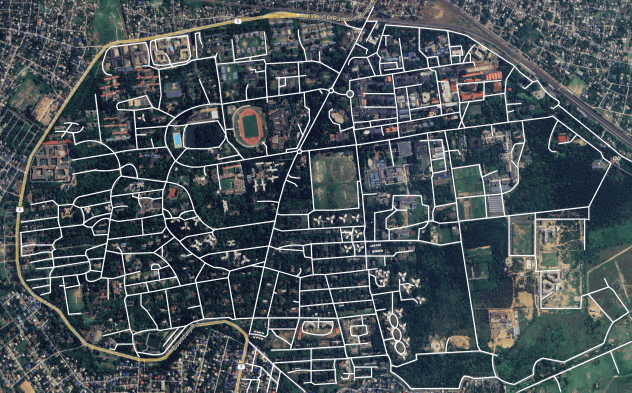
#> input picture WS_Tasks/Task 1/maze.png, 1264 x 785 px, found by its file name (shown at 1/2 size)
$ python Task1.py
#> lines starting #> are read from the running program, lines starting #| are printed output that depends on the picture; after the words box and inside, x2 and y2 are one past the last pixel; in counts of white or black regions, pixels touching at a corner belong together
#Task: Implement PRM on the given maze.

import cv2                              # Import OpenCV for image processing and display
import numpy as np                      # Import NumPy for numerical and array operations
import random                           # Import random module for random sampling

img = cv2.imread(r"maze.png")
#> img is the input picture: shape (785, 1264, 3); mean B, G, R 86.8, 81.8, 72.3
# Read the maze image from the specified file path

img = cv2.resize(img, (400, 400))
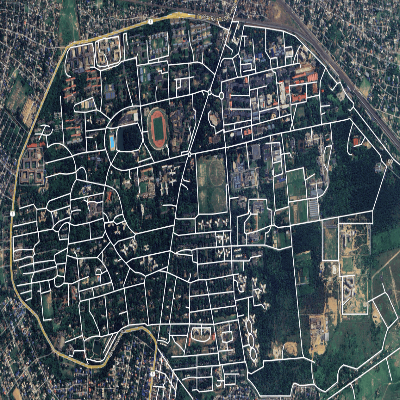
#> img: shape (400, 400, 3); mean B, G, R 86.7, 81.6, 72.2
# Resize the image to 400x400 pixels

gray = cv2.cvtColor(img, cv2.COLOR_BGR2GRAY)
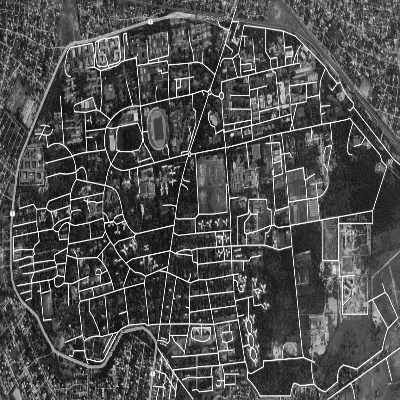
#> gray: shape (400, 400); min 9, max 255, mean 79.4
# Convert the image to grayscale

_, thresh = cv2.threshold(gray, 127, 255, cv2.THRESH_BINARY)
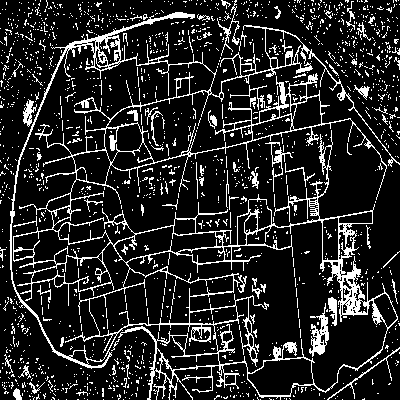
#> thresh: shape (400, 400); 15.2% white in thin lines or dots
# Apply binary thresholding to obtain a free-space (white) and obstacle (black) map

start = (30, 370)                       # Define the start node coordinates
end = (200, 395)                        # Define the end node coordinates
nodes = [start, end]                   # Initialize node list with start and end nodes

while len(nodes) < 100:                # Randomly sample nodes until total nodes = 100
    rx = random.randint(5, 395)        # Random x-coordinate within bounds
    ry = random.randint(5, 395)        # Random y-coordinate within bounds
    if thresh[ry, rx] == 255:
        nodes.append((rx, ry))          # Add node only if it lies in free space
#> after the loop, nodes = 100 pairs, first value 6 to 377, second value 5 to 395

adj = {i: [] for i in range(len(nodes))}
#> adj = 100 items
# Create an adjacency list for each node

for i in range(len(nodes)):             # Loop over all node pairs
    for j in range(i + 1, len(nodes)):
        p1 = nodes[i]
        p2 = nodes[j]

        dist = ((p1[0]-p2[0])**2 + (p1[1]-p2[1])**2)**0.5
        # Compute Euclidean distance between two nodes

        if dist < 100:
            # Consider connecting nodes only if within a distance threshold

            line_img = np.zeros((400, 400), dtype=np.uint8)
            # Create a blank image to test collision along the edge

            cv2.line(line_img, p1, p2, 255, 1)
            # Draw a line between the two nodes

            if not np.any(cv2.bitwise_and(line_img, cv2.bitwise_not(thresh))):
                # Check if the line intersects any obstacle
                adj[i].append(j)        # Add edge i -> j
                adj[j].append(i)        # Add edge j -> i (undirected graph)
#> this loop made 100 passes
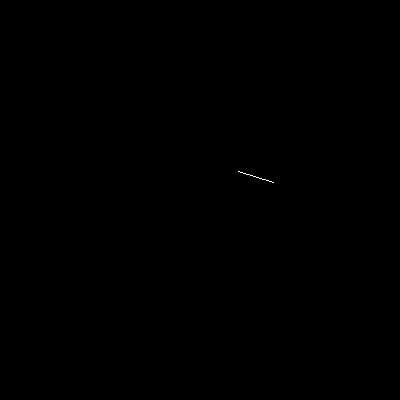
#> line_img: shape (400, 400); 0.02% white in thin lines or dots, all inside (x1, y1, x2, y2) = (238, 171, 274, 183)

queue = [(0, [0])]                      # Priority queue storing (distance, path)
visited = set()                         # Set to track visited nodes
path = []                               # Final path storage

while queue:                            # Dijkstra-style search through the roadmap
    queue.sort()                        # Sort queue by distance
    dist, current_path = queue.pop(0)  # Extract the shortest path so far
    last_node = current_path[-1]        # Get the last node in the path

    if last_node == 1:
        path = current_path             # Path found to the end node
        break

    if last_node not in visited:
        visited.add(last_node)          # Mark node as visited
        for neighbor in adj[last_node]:
            # Explore all connected neighbors
            new_dist = dist + (
                (nodes[last_node][0]-nodes[neighbor][0])**2 +
                (nodes[last_node][1]-nodes[neighbor][1])**2
            )**0.5
            # Update distance with edge cost

            queue.append((new_dist, current_path + [neighbor]))
#> after the loop, queue = []; visited = 1 item
            # Push new path to the queue

for i in range(len(path)-1):
    cv2.line(img, nodes[path[i]], nodes[path[i+1]], (0, 0, 255), 2)
    # Draw the final path on the maze image in red

cv2.imshow('PRM Path', img)             # Display the maze with PRM path
cv2.waitKey(0)                          # Wait indefinitely until a key is pressed
cv2.destroyAllWindows()                 # Close all OpenCV windows
